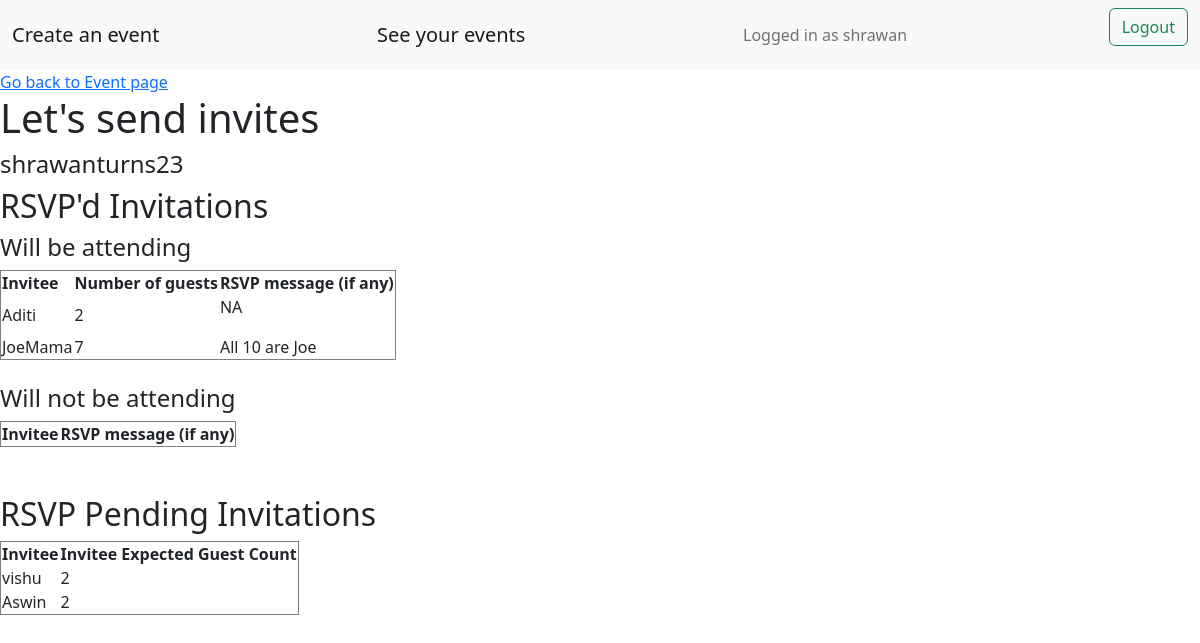
The app's page /event/shrawanturns23/viewrsvps (signed in), older data.
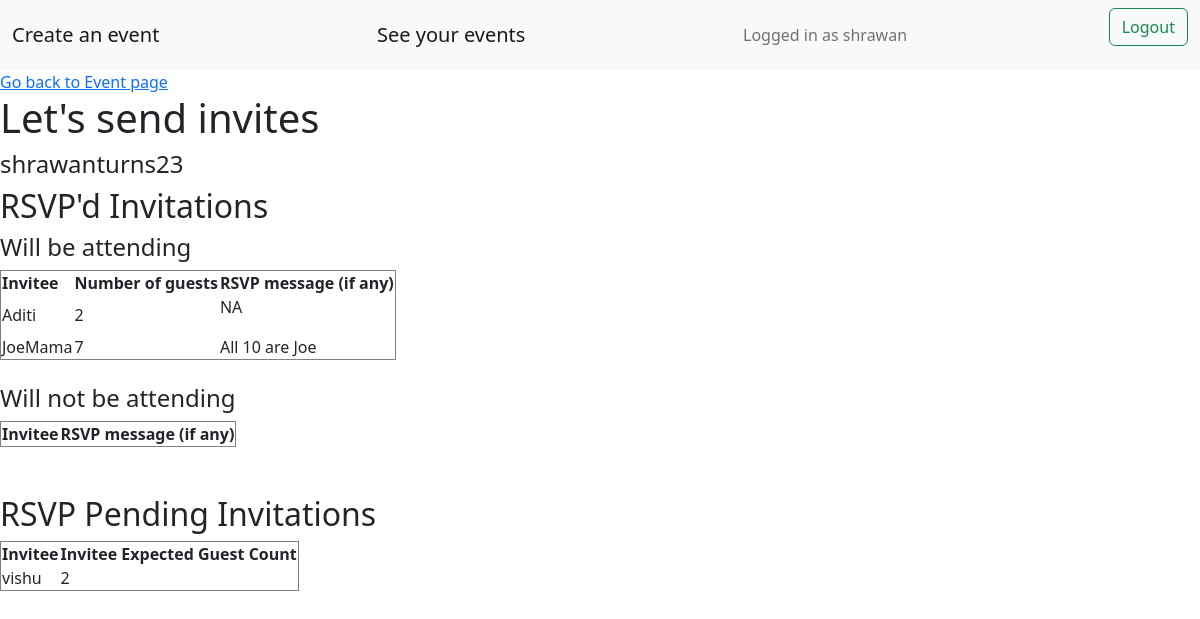
The same page, newer data.
### invites/models.py (models this page shows, shortened)
class Invitation(models.Model):
    user = models.ForeignKey(Account,on_delete=models.CASCADE,related_name="invitee")
    eventcode = models.ForeignKey(Event,on_delete=models.CASCADE)
    invitation_from = models.ForeignKey(Account,on_delete=models.CASCADE,related_name="invitation_from")
    rsvp_done = models.BooleanField(default=False)
    rsvp_reject = models.BooleanField(default=False)
    remarks = models.CharField(max_length=300,blank=True)
    guest_count = models.DecimalField(max_digits=1, decimal_places=0,default = 1)
    name_for_invitation_without_registering = models.CharField(max_length=100,null=True,blank=True)
    email_for_invitation_without_registering = models.EmailField(null=True,blank=True)
    phone_for_invitation_without_registering = models.CharField(max_length=11,null=True,blank=True)

### accounts/models.py (models this page shows, shortened)
class Account(AbstractBaseUser):
    email = models.EmailField(verbose_name="email",max_length=60,unique=True)
    username = models.CharField(max_length=30,unique=True)
    date_joined = models.DateTimeField(verbose_name="date joined",auto_now_add=True)
    last_login = models.DateTimeField(verbose_name="last login",auto_now=True)
    is_admin = models.BooleanField(default=False)
    is_active = models.BooleanField(default=True)
    is_staff = models.BooleanField(default=False)
    is_superuser = models.BooleanField(default=False)
    profile_image = models.ImageField(max_length=255,upload_to = get_profile_image_filepath, null = True, blank = True)
    hide_email = models.BooleanField(default=True)
    phone_number = PhoneNumberField(unique=True)
    USERNAME_FIELD = 'email'
    REQUIRED_FIELDS = ['username','phone_number']
    objects = MyAccountManager()
    def __str__(self):
        return self.username

### events/models.py (models this page shows, shortened)
class Invitee(models.Model):
    eventcode = models.ForeignKey(Event,on_delete=models.CASCADE)
    invitee = models.ForeignKey(Account,on_delete=models.CASCADE,related_name="invitation_for_user")
    invitee_name = models.CharField(max_length=70)
    invitee_email = models.EmailField(max_length=70,null = True, blank = True)
    invitee_phone = PhoneNumberField(null = True, blank = True)
    invitee_email_sent = models.BooleanField(default=False)
    invitee_whatsapp_sent = models.BooleanField(default=False)
    invitee_rsvp = models.BooleanField(default=False)
    invitee_rsvp_reject = models.BooleanField(default=False)
    invitee_guest_count = models.DecimalField(max_digits=1, decimal_places=0)

### invites/views.py (the view)
# urls.py: path('event/<str:eventcode_key>/viewrsvps',views.viewrsvps,name='viewrsvps'),
@login_required
def viewrsvps(request,eventcode_key):
    event = Event.objects.get(user = request.user, eventcode = eventcode_key)
    accepted_rsvpd_invitations = Invitation.objects.filter(eventcode = event, invitation_from = request.user, rsvp_done = True, rsvp_reject = False).exclude(user = request.user)
    rejected_rsvpd_invitations = Invitation.objects.filter(eventcode = event, invitation_from = request.user, rsvp_done = True, rsvp_reject = True).exclude(user = request.user)
    pending_invitations = Invitation.objects.filter(eventcode = event, invitation_from = request.user, rsvp_done = False)
    phone_numbers_of_accepted_rsvpd_invitations = accepted_rsvpd_invitations.values_list('user', flat=True)
    phone_numbers_of_accepted_rsvpd_invitations = Account.objects.filter(pk__in=phone_numbers_of_accepted_rsvpd_invitations)
    phone_numbers_of_accepted_rsvpd_invitations = [u.phone_number for u in phone_numbers_of_accepted_rsvpd_invitations]
    non_registered_rsvp_invites_accepted = Invitee.objects.filter(eventcode = event,invitee_rsvp = True, invitee_rsvp_reject = False)
    non_registered_rsvp_invites_accepted  = [invitee_obj for invitee_obj in non_registered_rsvp_invites_accepted if invitee_obj.invitee_phone not in phone_numbers_of_accepted_rsvpd_invitations]
    non_registered_rsvp_invites_rejected = Invitee.objects.filter(eventcode = event,invitee_rsvp = True, invitee_rsvp_reject = True)
    non_registered_rsvp_invites_rejected  = [invitee_obj for invitee_obj in non_registered_rsvp_invites_rejected if invitee_obj.invitee_phone not in phone_numbers_of_accepted_rsvpd_invitations]
    non_registered_invites_pending = Invitee.objects.filter(Q(invitee_email_sent=True) | Q(invitee_whatsapp_sent=True), invitee = event.user, eventcode = event)
    if request.method == 'GET':
        return render(
            request,
            'invites/viewrsvps.html',
            {
                'event':event,
                'accepted_rsvpd_invitations':accepted_rsvpd_invitations,
                'non_registered_rsvp_invites_accepted':non_registered_rsvp_invites_accepted,
                'rejected_rsvpd_invitations':rejected_rsvpd_invitations,
                'non_registered_rsvp_invites_rejected':non_registered_rsvp_invites_rejected,
                'pending_invitations':pending_invitations,
                'non_registered_invites_pending':non_registered_invites_pending
                }
            )

### invites/templates/invites/viewrsvps.html (shortened to what this page needs)
{% extends 'invites/base.html' %}
{% block content %}
<a href = "{% url 'viewevent' event.eventcode %}">Go back to Event page</a>
<h1>Let's send invites</h1>
<h4>{{ event.title }}</h4>
<h2>RSVP'd Invitations</h2>
<h4>Will be attending</h4>
    <table border="1">
        <tr>
            <th>Invitee</th>
            <th>Number of guests</th>
            <th>RSVP message (if any)</th>
        </tr>
        {% for invitee in accepted_rsvpd_invitations %}
        <tr>
            <td>{{ invitee.user }}</td>
            <td>{{ invitee.guest_count }}</td>
            <td>
                {% if invitee.remarks %}
                    {{ invitee.remarks }}
                {% else %}
                    <p>NA</p>
                {% endif %}
            </td>
        </tr>
        {% endfor %}
    </table>
<h4>Will not be attending</h4>
    <table border="1">
        <tr>
            <th>Invitee</th>
            <th>RSVP message (if any)</th>
        </tr>
    </table>
<h2>RSVP Pending Invitations</h2>
<table border="1">
    <tr>
        <th>Invitee</th>
        <th>Invitee Expected Guest Count</th>
    </tr>
    {% for invitee in pending_invitations %}
    <tr>
        <td>{{ invitee.user }}</td>
        <td>{{ invitee.guest_count }}</td>
    </tr>
    {% endfor %}
    {% for invitee in non_registered_invites_pending %}
    <tr>
        <td>{{ invitee.invitee_name }}</td>
        <td>{{ invitee.invitee_guest_count }}</td>
    </tr>
    {% endfor %}
</table>
{% endblock %}

Row changes from the older to the newer data that the page shows:
no longer on this page (row edited): Invitee: invitee_name "Aswin", invitee_guest_count "2"
